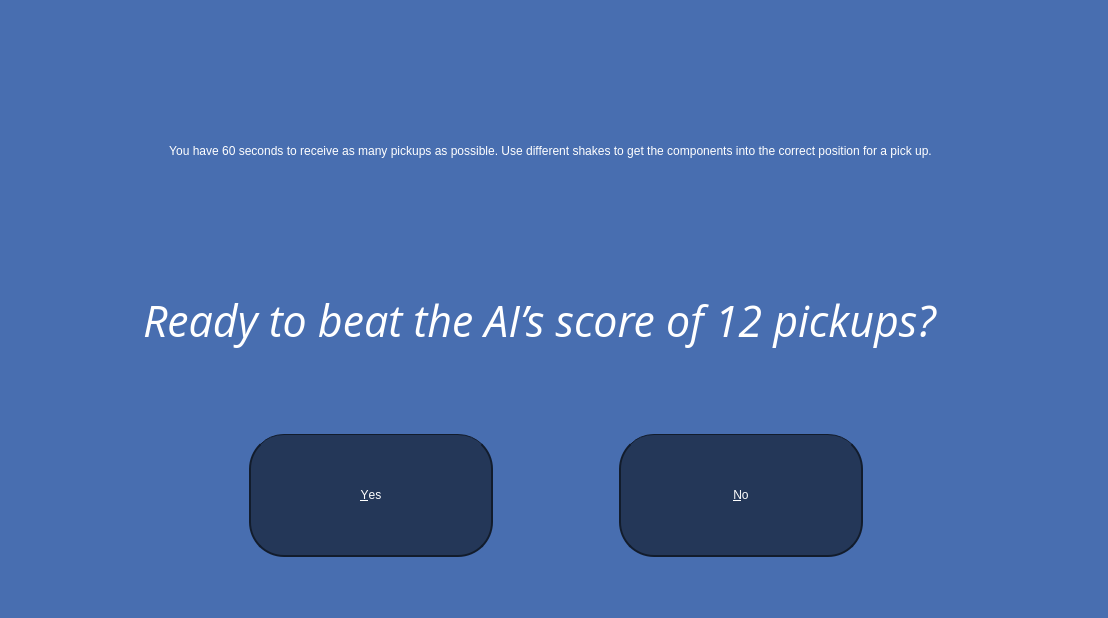
<?xml version="1.0" encoding="UTF-8"?>
<ui version="4.0">
 <class>Dialog</class>
 <widget class="QDialog" name="Dialog">
  <property name="geometry">
   <rect>
    <x>0</x>
    <y>0</y>
    <width>1108</width>
    <height>618</height>
   </rect>
  </property>
  <property name="windowTitle">
   <string>Interaction Information</string>
  </property>
  <property name="styleSheet">
   <string notr="true">QDialog{
	background-color: rgb(72, 110, 176);
}

QLabel{
	font: 30pt &quot;Open Sans&quot;;
	color: rgb(255, 255, 255);
}

QPushButton{
	background-color: rgb(36, 55, 88);
	color: white;
	font: 30pt &quot;Open Sans&quot;;
	min-height: 120px;
	min-width: 240px;

	border-radius: 35px;
	border-top: 1px solid rgb(18, 28, 44);
	border-left: 1.5px solid  rgb(18, 28, 44);
	border-right: 1.5px solid  rgb(18, 28, 44);
	border-bottom: 2px solid rgb(18, 28, 44);
}

QPushButton:pressed{
	background-color: rgb(18, 28, 44);
	border-top: 1px solid rgb(0, 0, 0);
	border-left: 1.5px solid  rgb(0,0,0);
	border-right: 1.5px solid  rgb(0,0,0);
	border-bottom: 2px solid rgb(0,0,0);
 }</string>
  </property>
  <widget class="QWidget" name="verticalLayoutWidget">
   <property name="geometry">
    <rect>
     <x>30</x>
     <y>70</y>
     <width>1041</width>
     <height>331</height>
    </rect>
   </property>
   <layout class="QVBoxLayout" name="verticalLayout">
    <property name="spacing">
     <number>8</number>
    </property>
    <item>
     <widget class="QLabel" name="label_2">
      <property name="text">
       <string>You have 60 seconds to receive as many pickups as possible. Use different shakes to get the components into the correct position for a pick up.</string>
      </property>
      <property name="alignment">
       <set>Qt::AlignCenter</set>
      </property>
      <property name="wordWrap">
       <bool>true</bool>
      </property>
     </widget>
    </item>
    <item>
     <widget class="QLabel" name="label_3">
      <property name="font">
       <font>
        <family>Open Sans</family>
        <pointsize>32</pointsize>
        <weight>50</weight>
        <italic>true</italic>
        <bold>false</bold>
       </font>
      </property>
      <property name="styleSheet">
       <string notr="true">font: italic 32pt &quot;Open Sans&quot;;</string>
      </property>
      <property name="text">
       <string>Ready to beat the AI’s score of 12 pickups?  </string>
      </property>
      <property name="alignment">
       <set>Qt::AlignCenter</set>
      </property>
     </widget>
    </item>
   </layout>
  </widget>
  <widget class="QDialogButtonBox" name="buttonBox">
   <property name="geometry">
    <rect>
     <x>0</x>
     <y>420</y>
     <width>1111</width>
     <height>151</height>
    </rect>
   </property>
   <property name="styleSheet">
    <string notr="true">margin-left: 60px;
margin-right: 60px;</string>
   </property>
   <property name="orientation">
    <enum>Qt::Horizontal</enum>
   </property>
   <property name="standardButtons">
    <set>QDialogButtonBox::No|QDialogButtonBox::Yes</set>
   </property>
   <property name="centerButtons">
    <bool>true</bool>
   </property>
  </widget>
 </widget>
 <resources/>
 <connections/>
</ui>
